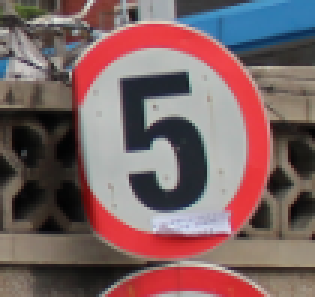
#> input picture tsrd-train/000_0026.png, 105 x 99 px (shown 3 times larger)
$ python -i main.py   (imports and definitions only)
#> lines starting #> are read from the running program, lines starting #| are printed output that depends on the picture; after the words box and inside, x2 and y2 are one past the last pixel; in counts of white or black regions, pixels touching at a corner belong together
import os
import click
import cv2 as cv
import shutil
import os
from os import listdir
from os.path import isfile, join
import matplotlib.pyplot as plt
from matplotlib import colors
import numpy as np
import pandas as pd
import time
import requests
import zipfile


# [31 lines left out: functions load_image, plot, not called in this run]

def remove_small_blob(mask):
    contours, hierarchy = cv.findContours(mask, cv.RETR_TREE, cv.CHAIN_APPROX_SIMPLE)
    for cnt in contours:
        if cv.contourArea(cnt) < 12000:
            cv.drawContours(mask, [cnt], 0, 0, -1)
    return mask

def floodFill(mask):
    im_th = cv.threshold(mask, 0, 255, cv.THRESH_BINARY + cv.THRESH_OTSU)[1]
    im_floodfill = im_th.copy()
    h, w = im_th.shape[:2]
    mask = np.zeros((h+2, w+2), np.uint8)
    cv.floodFill(im_floodfill, mask, (0, 0), 255)
    im_floodfill_inv = cv.bitwise_not(im_floodfill)
    mask = im_th | im_floodfill_inv
    return mask

def preproccessing(image):
    # resize image to 500x500
    image = cv.resize(image, (500, 500))

    # convert image to HSV
    hsv = cv.cvtColor(image, cv.COLOR_BGR2HSV)

    # split HSV channels into H, S, V
    h, s, v = cv.split(hsv)

    # apply Histogram Equalization to V channel
    v = cv.equalizeHist(v)

    # merge H, S, V channels
    hsv = cv.merge((h, s, v))

    # Image blurring using median blur
    hsv = cv.medianBlur(hsv, 3)

    # Image smoothing using Bilateral Filter
    hsv = cv.bilateralFilter(hsv, 9, 75, 75)
    return hsv

def red_mask(hsv):
    low_lower_red, low_upper_red = np.array([0, 120, 0]), np.array([7, 255, 255])

    high_lower_red, high_upper_red = np.array([160, 100, 0]), np.array([180, 255, 255])

    mask = cv.inRange(hsv, low_lower_red, low_upper_red) + cv.inRange(hsv, high_lower_red, high_upper_red)
    mask = cv.threshold(mask, 0, 255, cv.THRESH_BINARY + cv.THRESH_OTSU)[1]

    kernel = np.ones((3, 3), np.uint8)
    mask = cv.erode(mask, np.ones((5, 5), np.uint8), iterations=1)

    mask = floodFill(remove_small_blob(mask))
    return mask

def blue_mask(hsv):
    lower_blue, upper_blue = np.array([79, 120, 0]), np.array([140, 255, 255])

    mask = cv.inRange(hsv, lower_blue, upper_blue)
    mask = cv.threshold(mask, 0, 255, cv.THRESH_BINARY + cv.THRESH_OTSU)[1]

    kernel = np.ones((3, 3), np.uint8)
    mask = cv.morphologyEx(mask, cv.MORPH_OPEN, kernel, iterations=3)

    mask = remove_small_blob(mask)
    mask = cv.morphologyEx(mask, cv.MORPH_DILATE, kernel, iterations=3)
    mask = cv.morphologyEx(mask, cv.MORPH_CLOSE, kernel, iterations=10)

    mask = remove_small_blob(floodFill(mask))

    return mask

def yellow_mask(hsv):

    def black_mask(hsv):
        lower_black, upper_black = np.array([0, 20, 0]), np.array([180, 255, 45])

        mask = cv.inRange(hsv, lower_black, upper_black)
        mask = cv.threshold(mask, 0, 255, cv.THRESH_BINARY + cv.THRESH_OTSU)[1]
        mask = cv.morphologyEx(mask, cv.MORPH_CLOSE, np.ones((3, 3), np.uint8), iterations=2)
        mask = floodFill(remove_small_blob(mask))

        return cv.morphologyEx(mask, cv.MORPH_ERODE, np.ones((3, 3), np.uint8), iterations=2)


    lower_yellow, upper_yellow = np.array([10, 120, 20]), np.array([50, 255, 255])
    yellow_mask = cv.inRange(hsv, lower_yellow, upper_yellow)
    yellow_mask = cv.morphologyEx(yellow_mask, cv.MORPH_OPEN, np.ones((3, 3), np.uint8), iterations=4)
    yellow_mask = remove_small_blob(yellow_mask)

    yellow_copy = yellow_mask.copy()
    yellow_copy = cv.erode(yellow_copy, np.ones((5, 5), np.uint8), iterations=2)
    yellow_copy = cv.morphologyEx(yellow_copy, cv.MORPH_OPEN, np.ones((3, 3), np.uint8), iterations=2)
    yellow_copy = cv.dilate(yellow_copy, np.ones((3, 3), np.uint8), iterations=5)
    yellow_copy = cv.morphologyEx(yellow_copy, cv.MORPH_CLOSE, np.ones((3, 3), np.uint8), iterations=10)

    yellow_mask = yellow_mask + yellow_copy
    yellow_mask = remove_small_blob(yellow_mask)

    black_mask = black_mask(hsv)
    black_mask = cv.morphologyEx(black_mask, cv.MORPH_DILATE, np.ones((3, 3), np.uint8), iterations=4)

    return yellow_mask + black_mask

def hsv_threshold(hsv):
    h, s, v = cv.split(hsv)

    _, h_thresh = cv.threshold(h, 0, 180, cv.THRESH_BINARY + cv.THRESH_OTSU)
    _, s_thresh = cv.threshold(s, 0, 255, cv.THRESH_BINARY + cv.THRESH_OTSU)
    _, v_thresh = cv.threshold(v, 0, 255, cv.THRESH_BINARY + cv.THRESH_OTSU)

    h_thresh = floodFill(cv.bitwise_not(h_thresh))
    h_thresh = remove_small_blob(h_thresh)

    s_thresh = floodFill(s_thresh)
    s_thresh = cv.morphologyEx(s_thresh, cv.MORPH_ERODE, np.ones((3, 3), np.uint8), iterations=10)
    s_thresh = remove_small_blob(s_thresh)

    thresh = h_thresh * s_thresh
    thresh = cv.bitwise_and(thresh, cv.bitwise_not(v_thresh))
    thresh = cv.morphologyEx(thresh, cv.MORPH_DILATE, np.ones((5, 5), np.uint8), iterations=4)
    thresh = cv.morphologyEx(thresh, cv.MORPH_CLOSE, np.ones((3, 3), np.uint8), iterations=2)
    thresh = cv.morphologyEx(thresh, cv.MORPH_ERODE, np.ones((3, 3), np.uint8), iterations=2)
    thresh = floodFill(remove_small_blob(thresh))
    return thresh

threshs = lambda hsv: [red_mask(hsv), blue_mask(hsv), yellow_mask(hsv), hsv_threshold(hsv)]
labels = ['Red thresh', 'Blue thresh', 'Yellow thresh', 'HSV thresh']

def get_contour(thresh):
    contours, _ = cv.findContours(thresh, cv.RETR_EXTERNAL, cv.CHAIN_APPROX_SIMPLE)
    contours = sorted(contours, key=cv.contourArea, reverse=True)
    return contours

def compare_and_choose_contour(threshs_contours, verbose=False):

    if verbose:
        print(f'Number of contours = {len(threshs_contours)}')
        for i in range(len(threshs_contours)): print(f'Number of contours in {labels[i]} = {len(threshs_contours[i])}')

    contours = {label: threshs_contours[i] for i, label in enumerate(labels)}

    # each thresh with its own color
    colors = [(0, 0, 255), (255, 0, 0), (0, 255, 255), (255, 255, 255)]

    lbs = []
    cnts = []
    count = 0
    width, height = 500, 500

    for i, (label, contour) in enumerate(contours.items()):

        for cnt in contour:
            area = cv.contourArea(cnt)
            x, y, w, h = cv.boundingRect(cnt)
            if w!=width and h!=height and x>0 and y>0 and w>20 and h>20 and area>1000:
                cnts.append([cnt, label])
                count += 1


    if count == 0 or cnts == []:
        print('No bounding box found') if verbose else None
        return None
    else:
        largest_contour = max(cnts, key=lambda x: cv.contourArea(x[0]))[0]
        largest_label = max(cnts, key=lambda x: cv.contourArea(x[0]))[1]
        x, y, w, h = cv.boundingRect(largest_contour)
        return [x, y, w, h, largest_label]


def segmentation(img):
    rgb = cv.cvtColor(cv.resize(img, (500, 500)).copy(), cv.COLOR_BGR2RGB)
    img = preproccessing(img)
    contours = [get_contour(thresh) for thresh in threshs(img)]

    x, y, w, h, label = compare_and_choose_contour(contours) if compare_and_choose_contour(contours) is not None else [0, 0, 0, 0, '']
    rgb = cv.rectangle(rgb, (x, y), (x + w, y + h), (255, 0, 0), 4)
    return [x, y, w, h], rgb

# [185 lines left out: functions actual_box, intersection_over_union, accuracy_test, plot_acc, import_files, main and 2 more, not called in this run]

@main.command(name = 'test')
def test():
    acc, time_ms = accuracy_test(data, test=False, show=True)


# [5 lines not run here, left out]


>>> import cv2
>>> picture = cv2.imread('tsrd-train/000_0026.png')
#> picture is the input picture: shape (99, 105, 3); mean B, G, R 99.2, 98.7, 124.1
>>> result = segmentation(picture)
#> in preproccessing, `h, s, v = cv.split(hsv)`:
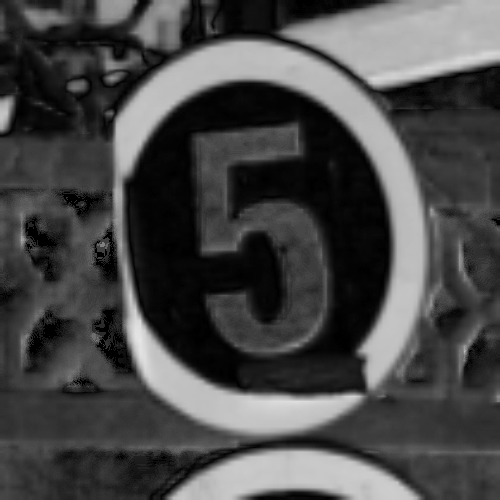
#> s: shape (500, 500); min 0, max 230, mean 72.1
#> in red_mask, `mask = cv.erode(mask, np.ones((5, 5), np.uint8), iterations=1)`:
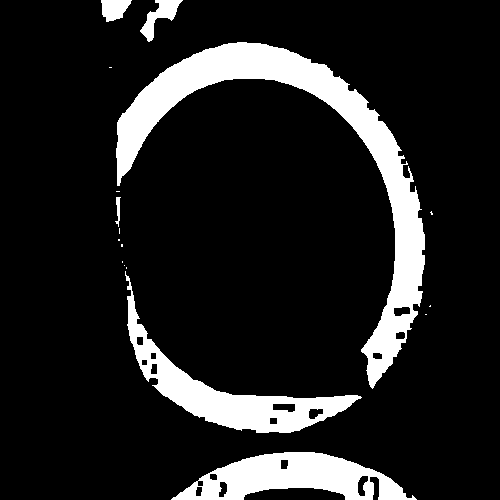
#> mask: shape (500, 500); 13% white; 17 white regions (11 under 20 px)
#> in remove_small_blob, `contours, hierarchy = cv.findContours(mask, cv.RETR_TREE, cv.CHAIN_APP..`: contours = 33 contours, 11 with area under 20; largest, box (x1, y1, x2, y2) and area: (116, 42, 425, 389) 17008, (125, 271, 362, 433) 7310, (171, 452, 417, 500) 6667, (140, 0, 183, 42) 602, (101, 0, 132, 22) 435
#> the loop in remove_small_blob, `for cnt in contours:` made 33 passes
#> cnt on passes 8, 9, 18, 19, 20, 21, 22, 23: [[425, 314], [426, 314]], [[430, 305], [429, 306], [430, 306]], [[126, 267], [126, 268]], [[124, 265]], [[122, 261], [122, 262]], [[121, 244], [121, 246], [122, 246], [122, 244]], [[118, 239], [118, 240], [119, 240], [119, 239]], [[119, 228], [119, 233]]
#> in blue_mask, `lower_blue, upper_blue = np.array([79, 120, 0]), np.array([140, 255, 2..`: lower_blue = [79, 120, 0]; upper_blue = [140, 255, 255]
#> in remove_small_blob (call 2), `contours, hierarchy = cv.findContours(mask, cv.RETR_TREE, cv.CHAIN_APP..`: contours = 2 contours; box (x1, y1, x2, y2) and area: (289, 0, 500, 87) 12396, (0, 100, 11, 129) 228
#> the loop in remove_small_blob (call 2), `for cnt in contours:` made 2 passes
#> after the loop in remove_small_blob (call 2), `for cnt in contours:`:
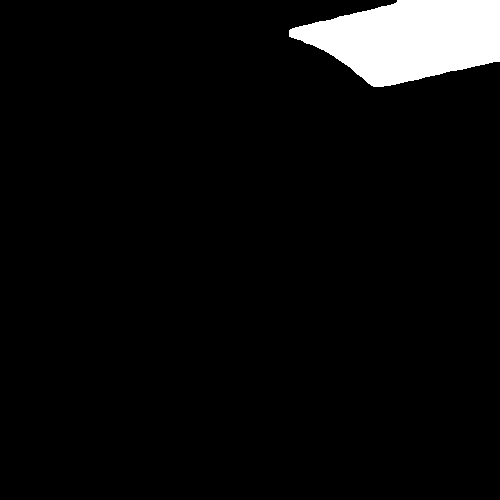
#> mask: shape (500, 500); 5.1% white; 1 white region, box (x1, y1, x2, y2) and area: (289, 0, 500, 87) 12641
#> in remove_small_blob (call 3), `contours, hierarchy = cv.findContours(mask, cv.RETR_TREE, cv.CHAIN_APP..`: contours = 1 contour; box (x1, y1, x2, y2) and area: (286, 0, 500, 90) 13929
#> in yellow_mask, `lower_yellow, upper_yellow = np.array([10, 120, 20]), np.array([50, 25..`: lower_yellow = [10, 120, 20]; upper_yellow = [50, 255, 255]
#> in remove_small_blob (call 6), `contours, hierarchy = cv.findContours(mask, cv.RETR_TREE, cv.CHAIN_APP..`: contours = 34 contours, 6 with area under 20; largest, box (x1, y1, x2, y2) and area: (0, 184, 136, 394) 18962, (200, 129, 325, 345) 10519, (45, 445, 227, 500) 5169, (434, 206, 500, 295) 3399, (461, 324, 500, 374) 1138
#> the loop in remove_small_blob (call 6), `for cnt in contours:` made 34 passes
#> cnt on passes 27 to 30: [[400, 99], [401, 100], [402, 100], [401, 99]], [[394, 99]], [[391, 97], [391, 98], [392, 98], [392, 97]], [[488, 81]]
#> after the loop in remove_small_blob (call 6), `for cnt in contours:`:
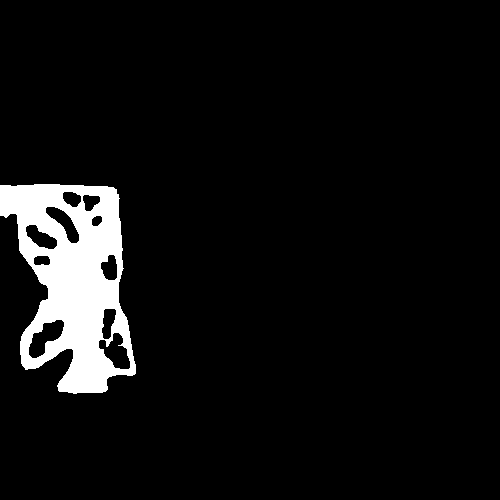
#> mask: shape (500, 500); 6.4% white; 1 white region, box (x1, y1, x2, y2) and area: (0, 184, 136, 394) 15913
#> in hsv_threshold, `_, v_thresh = cv.threshold(v, 0, 255, cv.THRESH_BINARY + cv.THRESH_OTSU)`:
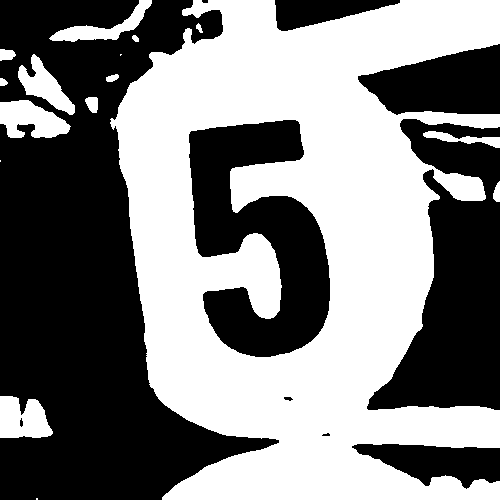
#> v_thresh: shape (500, 500); 49.8% white; 16 white regions (3 under 20 px), largest, box (x1, y1, x2, y2) and area: (110, 0, 500, 500) 117055, (0, 100, 71, 138) 1794, (0, 396, 53, 438) 1719
#> in floodFill (call 5), `cv.floodFill(im_floodfill, mask, (0, 0), 255)`:
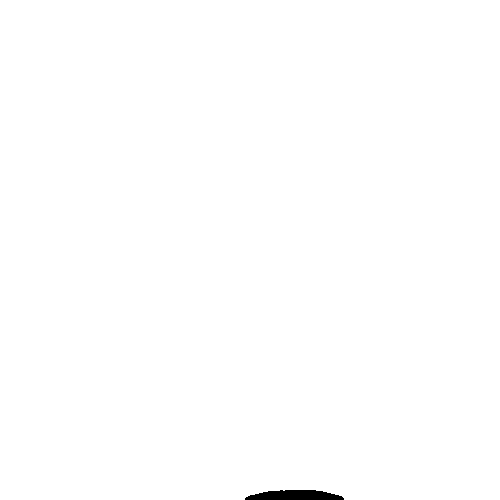
#> im_floodfill: shape (500, 500); 99.7% white; 1 black region, box (x1, y1, x2, y2) and area: (245, 490, 344, 500) 783
#> in remove_small_blob (call 8), `contours, hierarchy = cv.findContours(mask, cv.RETR_TREE, cv.CHAIN_APP..`: contours = 6 contours; box (x1, y1, x2, y2) and area: (318, 0, 500, 76) 8568, (124, 51, 418, 367) 5573, (190, 460, 401, 500) 5481, (143, 346, 330, 426) 2364, (109, 0, 120, 10) 60, (164, 0, 170, 12) 44
#> in get_contour, `contours, _ = cv.findContours(thresh, cv.RETR_EXTERNAL, cv.CHAIN_APPRO..`: contours = 1 contour; box (x1, y1, x2, y2) and area: (116, 42, 425, 389) 17008
#> in get_contour (call 2), `contours, _ = cv.findContours(thresh, cv.RETR_EXTERNAL, cv.CHAIN_APPRO..`: contours = 1 contour; box (x1, y1, x2, y2) and area: (286, 0, 500, 90) 13929
#> in get_contour (call 3), `contours, _ = cv.findContours(thresh, cv.RETR_EXTERNAL, cv.CHAIN_APPRO..`: contours = 1 contour; box (x1, y1, x2, y2) and area: (0, 182, 138, 395) 20543
#> in segmentation, `contours = [get_contour(thresh) for thresh in threshs(img)]`: contours = 4 items
#> the loop in compare_and_choose_contour, `for i, (label, contour) in enumerate(contours.items()): ` made 4 passes
#> after the loop in compare_and_choose_contour, `for i, (label, contour) in enumerate(contours.items()):`: cnts = 1 item; count = 1
#> in compare_and_choose_contour, `largest_contour = max(cnts, key=lambda x: cv.contourArea(x[0]))[0]`: largest_contour = contour of 589 points, box (x1, y1, x2, y2) (116, 42, 425, 389), area 17008
#> in compare_and_choose_contour, `largest_label = max(cnts, key=lambda x: cv.contourArea(x[0]))[1]`: largest_label = 'Red thresh'
#> in compare_and_choose_contour, `x, y, w, h = cv.boundingRect(largest_contour)`: x = 116; y = 42; w = 309; h = 347
#> the loop in compare_and_choose_contour (call 2), `for i, (label, contour) in enumerate(contours.items()): ` made 4 passes
#> in segmentation, `x, y, w, h, label = compare_and_choose_contour(contours) if compare_an..`: x = 116; y = 42; w = 309; h = 347; label = 'Red thresh'
#> in segmentation, `rgb = cv.rectangle(rgb, (x, y), (x + w, y + h), (255, 0, 0), 4)`:
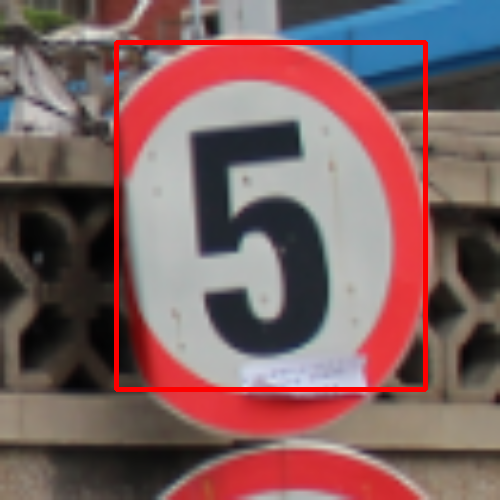
#> rgb: shape (500, 500, 3); mean R, G, B 127.6, 96.1, 96.5

$ run again, on tsrd-train/002_0013_j.png
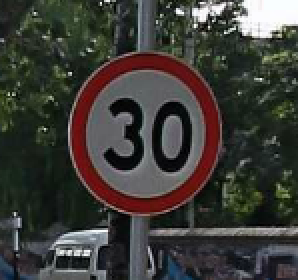
#> input picture tsrd-train/002_0013_j.png, 149 x 140 px (shown 2 times larger)
#> picture is the input picture: shape (140, 149, 3); mean B, G, R 55.6, 60.3, 61.6
#> in red_mask, `mask = cv.erode(mask, np.ones((5, 5), np.uint8), iterations=1)`:
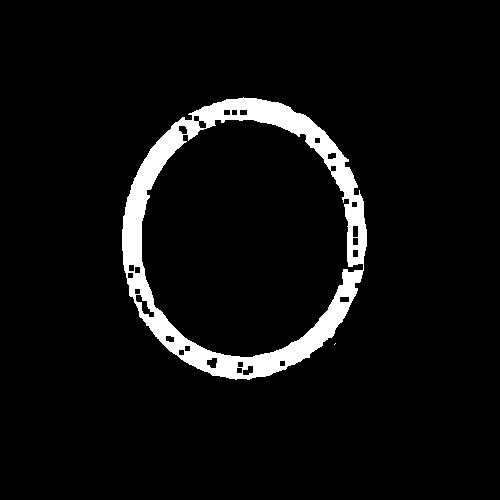
#> mask: shape (500, 500); 5.6% white; 2 white regions (1 under 20 px)
#> in remove_small_blob, `contours, hierarchy = cv.findContours(mask, cv.RETR_TREE, cv.CHAIN_APP..`: contours = 30 contours, 1 with area under 20; largest, box (x1, y1, x2, y2) and area: (122, 97, 367, 380) 53352, (141, 119, 364, 358) 39098, (135, 294, 155, 318) 174, (206, 357, 218, 369) 92, (242, 365, 254, 376) 79
#> the loop in remove_small_blob, `for cnt in contours:` made 30 passes
#> cnt on pass 1: [[335, 343], [334, 344]]
#> im_floodfill: shape (500, 500); 83.8% white; 16 black regions, largest, box (x1, y1, x2, y2) and area: (142, 115, 363, 357) 38964, (134, 288, 155, 318) 251, (236, 361, 254, 376) 181
#> lower_blue = [79, 120, 0]; upper_blue = [140, 255, 255]
#> in remove_small_blob (call 2), `contours, hierarchy = cv.findContours(mask, cv.RETR_TREE, cv.CHAIN_APP..`: contours = 8 contours; box (x1, y1, x2, y2) and area: (273, 461, 332, 500) 1105, (2, 480, 29, 500) 399, (219, 265, 237, 294) 266, (228, 197, 237, 227) 215, (229, 248, 238, 262) 87, (208, 406, 217, 415) 63, (264, 230, 271, 240) 54, (34, 496, 43, 500) 24
#> the loop in remove_small_blob (call 2), `for cnt in contours:` made 8 passes
#> cnt on passes 1, 7: [[34, 496], [34, 499], [42, 499], [42, 496]], [[264, 230], [264, 239], [270, 239], [270, 230]]
#> im_floodfill: shape (500, 500); every value is 255
#> lower_yellow = [10, 120, 20]; upper_yellow = [50, 255, 255]
#> in remove_small_blob (call 4), `contours, hierarchy = cv.findContours(mask, cv.RETR_TREE, cv.CHAIN_APP..`: contours = 8 contours, 1 with area under 20; largest, box (x1, y1, x2, y2) and area: (394, 340, 443, 390) 1124, (465, 353, 495, 370) 351, (0, 189, 15, 214) 278, (454, 188, 469, 204) 146, (0, 167, 11, 182) 134, (74, 188, 84, 199) 88, (0, 152, 5, 161) 32
#> in remove_small_blob (call 6), `contours, hierarchy = cv.findContours(mask, cv.RETR_TREE, cv.CHAIN_APP..`: contours = 78 contours, 20 with area under 20; largest, box (x1, y1, x2, y2) and area: (9, 234, 128, 408) 9301, (256, 183, 321, 306) 6188, (120, 331, 218, 500) 4684, (176, 177, 240, 303) 2961, (268, 202, 310, 287) 2736
#> h_thresh: shape (500, 500); values 0 (black) and 180 (white), 35.5% white; 47 white regions (9 under 20 px), largest, box (x1, y1, x2, y2) and area: (0, 374, 500, 500) 40368, (146, 115, 381, 348) 31366, (402, 0, 500, 75) 4501
#> v_thresh: shape (500, 500); 49.6% white; 65 white regions (8 under 20 px), largest, box (x1, y1, x2, y2) and area: (24, 0, 500, 500) 88965, (0, 378, 187, 500) 10507, (345, 435, 500, 500) 4830
#> im_floodfill: shape (500, 500); 85.9% white; 10 black regions (4 under 20 px), largest, box (x1, y1, x2, y2) and area: (144, 123, 346, 354) 34864, (473, 345, 487, 354) 92, (270, 493, 282, 500) 72, (339, 322, 348, 335) 59, (0, 489, 6, 500) 48, (495, 356, 500, 365) 35
#> in remove_small_blob (call 8), `contours, hierarchy = cv.findContours(mask, cv.RETR_TREE, cv.CHAIN_APP..`: contours = 9 contours, 4 with area under 20; largest, box (x1, y1, x2, y2) and area: (130, 106, 359, 371) 45752, (283, 476, 312, 500) 234, (402, 353, 417, 379) 158, (0, 487, 19, 500) 146, (0, 178, 3, 207) 42
#> in remove_small_blob (call 9), `contours, hierarchy = cv.findContours(mask, cv.RETR_TREE, cv.CHAIN_APP..`: contours = 2 contours; box (x1, y1, x2, y2) and area: (169, 170, 328, 313) 16734, (276, 213, 301, 274) 1204
#> im_th: shape (500, 500); 6.3% white; 1 white region, box (x1, y1, x2, y2) and area: (169, 170, 328, 313) 15779
#> in floodFill (call 6), `cv.floodFill(im_floodfill, mask, (0, 0), 255)`:
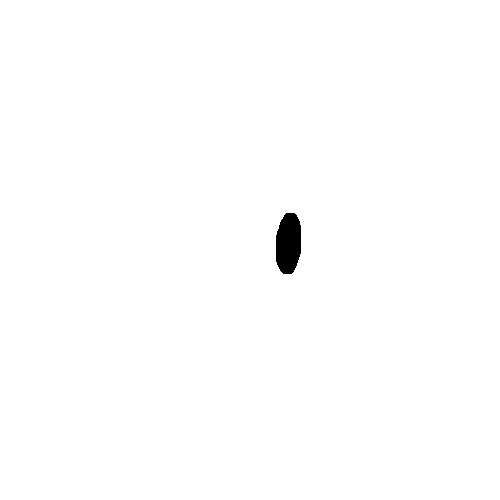
#> im_floodfill: shape (500, 500); 99.5% white; 1 black region, box (x1, y1, x2, y2) and area: (276, 213, 301, 274) 1273
#> im_floodfill_inv: shape (500, 500); 0.51% white; 1 white region
#> in get_contour, `contours, _ = cv.findContours(thresh, cv.RETR_EXTERNAL, cv.CHAIN_APPRO..`: contours = 1 contour; box (x1, y1, x2, y2) and area: (122, 97, 367, 380) 53352
#> in get_contour (call 4), `contours, _ = cv.findContours(thresh, cv.RETR_EXTERNAL, cv.CHAIN_APPRO..`: contours = 1 contour; box (x1, y1, x2, y2) and area: (169, 170, 328, 313) 16734
#> in segmentation, `contours = [get_contour(thresh) for thresh in threshs(img)]`: contours = 4 items
#> the loop in compare_and_choose_contour, `for i, (label, contour) in enumerate(contours.items()): ` made 4 passes
#> after the loop in compare_and_choose_contour, `for i, (label, contour) in enumerate(contours.items()):`: cnts = 2 items; count = 2
#> largest_contour = contour of 380 points, box (x1, y1, x2, y2) (122, 97, 367, 380), area 53352
#> largest_label = 'Red thresh'
#> in compare_and_choose_contour, `x, y, w, h = cv.boundingRect(largest_contour)`: x = 122; y = 97; w = 245; h = 283
#> the loop in compare_and_choose_contour (call 2), `for i, (label, contour) in enumerate(contours.items()): ` made 4 passes
#> in segmentation, `x, y, w, h, label = compare_and_choose_contour(contours) if compare_an..`: x = 122; y = 97; w = 245; h = 283; label = 'Red thresh'
